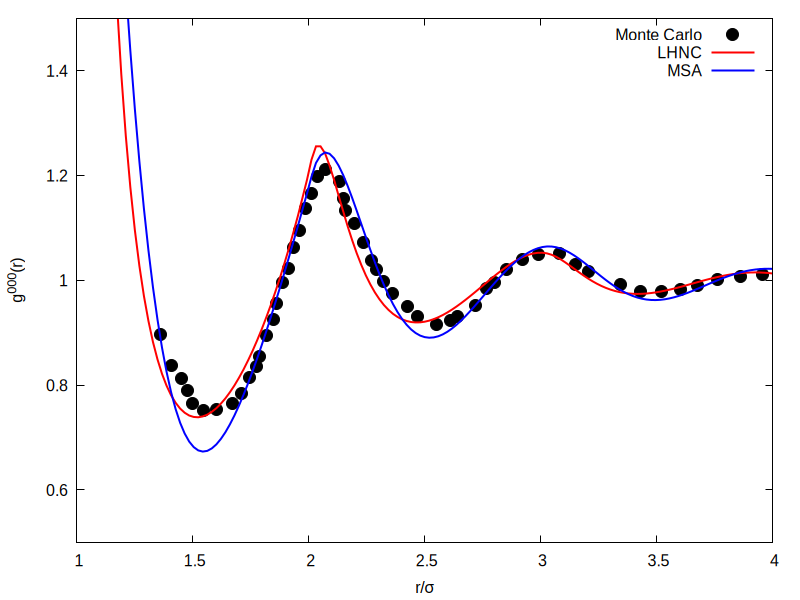

Generate this figure with gnuplot:
reset

set xlabel "r/{/Symbol s}"
set ylabel "g^{000}(r)"
set key top right

set xrange [1:4]
set yrange [0.5:1.5]

plot "fig1b_rho_0.8_mu2_2.75.dat" using 1:2 pt 7 ps 2 lc rgb "black" t "Monte Carlo", \
    "hdr_rho_0.8_mu2_2.75_LHNC.dat" using 1:(1+$2) w l lw 2 lc rgb "red" t "LHNC", \
    "hdr_rho_0.8_mu2_2.75_MSA.dat" using 1:(1+$2) w l lw 2 lc rgb "blue" t "MSA",
